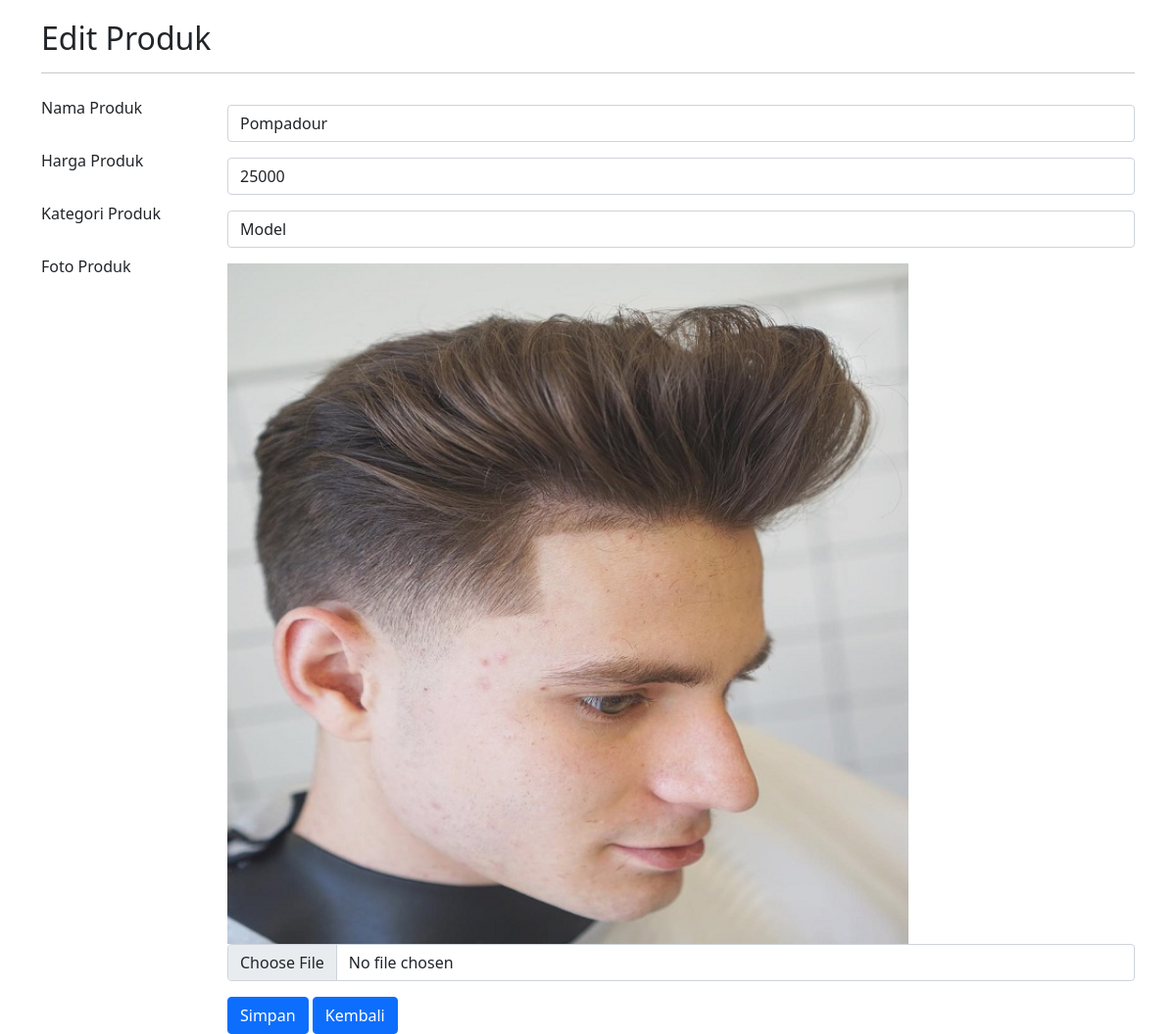
Screenshot of /admin/admin-edit.php?Id_Produk=17 with the database file from the repository.
### tables this page shows
CREATE TABLE `produk` (
  `Id_Produk` int(255) NOT NULL,
  `Nama_Produk` varchar(255) NOT NULL,
  `Harga_Produk` int(255) NOT NULL,
  `Kategori_Produk` varchar(255) NOT NULL,
  `Foto_Produk` varchar(255) NOT NULL
);

### admin/admin-edit.php (the view, shortened to what this page needs)
<!doctype html>
<html lang="en">
<head>
    <link href="https://cdn.jsdelivr.net/npm/bootstrap@5.0.2/dist/css/bootstrap.min.css" rel="stylesheet">
</head>
<?php
require '../koneksi.php';
$id = $_GET['Id_Produk'];
$sql = "Select * From produk where Id_Produk = '$id'";
$query = mysqli_query($koneksi, $sql);
$data = mysqli_fetch_assoc($query);
?>
<body>
    <div class="container" style="margin-top:20px">
        <h2>Edit Produk</h2>
        <hr>
        <form action="" method="POST" enctype="multipart/form-data">
            <div class="form-group row">
                <label class="col-sm-2 col-form-label">Nama Produk</label>
                <div class="col-sm-10 mt-3">
                    <input type="text" name="nama_produk" value="<?php echo $data['Nama_Produk']; ?>" class="form-control" size="4" required>
                </div>
            </div>
            <div class="form-group row">
                <label class="col-sm-2 col-form-label">Harga Produk</label>
                <div class="col-sm-10 mt-3">
                    <input type="number" min="1" step="any" name="harga" value="<?php echo $data['Harga_Produk']; ?>" class="form-control" required>
                </div>
            </div>
            <div class="form-group row">
                <label class="col-sm-2 col-form-label">Kategori Produk</label>
                <div class="col-sm-10 mt-3">
                    <input type="text" name="kategori" value="<?php echo $data['Kategori_Produk']; ?>" class="form-control" required>
                </div>
            </div>
            <div class="form-group row">
                <label class="col-sm-2 col-form-label">Foto Produk</label>
                <div class="col-sm-10 mt-3">
                    <img src="../upload/<?php echo $data['Foto_Produk']; ?>" alt="<?php echo $data['Nama_Produk']; ?>" width="75%">
                    <input type="file" name="foto_produk" class="form-control">
                </div>
            </div>
            <div class="form-group row">
                <label class="col-sm-2 col-form-label">&nbsp;</label>
                <div class="col-sm-10 mt-3">
                    <input type="submit" name="submit" class="btn btn-primary" value="Simpan">
                    <input type="button" onClick="javascript:history.back()" class="btn btn-primary" value="Kembali">
                </div>
            </div>
        </form>
    </div>

### rows the page displays
produk: nama_produk "Pompadour", harga "25000", kategori "Model", Foto_Produk+Nama_Produk (picture)
